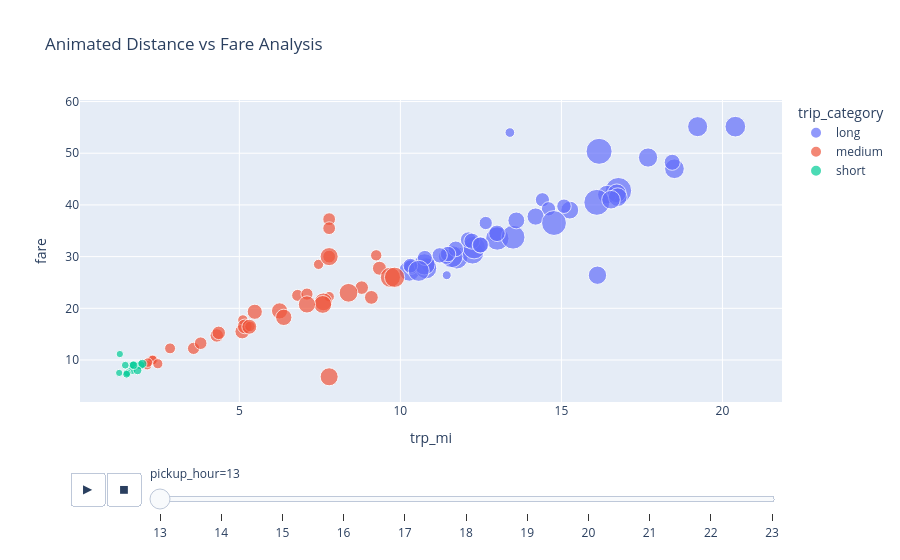

The code cell stored with this chart in its notebook:
### Code cell
#How do trip patterns change over time?
fig = px.scatter(
    df,
    x="trp_mi",
    y="fare",
    size="speed_mph",
    color="trip_category",
    animation_frame="pickup_hour",
    title="Animated Distance vs Fare Analysis"
)

fig.show()

### Figure 1 — Plotly figure (JSON) as saved in the notebook; plotly's stock layout.template omitted (floating-point values rounded to 4 significant figures)
{"data": [{"hovertemplate": "trip_category=long<br>pickup_hour=13<br>trp_mi=%{x}<br>fare=%{y}<br>speed_mph=%{marker.size}<extra></extra>", "legendgroup": "long", "marker": {"color": "#636efa", "size": [38.46, 41.12, 64.68, 19.21, 47.0, 48.96, 46.4, 8.933, 20.66, 67.08, 49.16, 35.38, 32.82, 22.84, 25.96, 64.4, 52.04, 54.0, 7.627, 40.8, 30.52, 37.02, 19.47, 24.22, 24.59, 28.4, 16.87, 21.78, 24.44, 43.2, 23.44, 22.96, 20.11, 59.08, 27.2, 25.0, 33.44, 22.44, 33.5, 32.24, 33.08, 43.0, 26.0, 20.62, 21.52, 42.28, 24.96], "sizemode": "area", "sizeref": 0.1907, "symbol": "circle"}, "mode": "markers", "name": "long", "orientation": "v", "showlegend": true, "type": "scatter", "x": [19.23, 10.28, 16.17, 14.41, 11.75, 12.24, 11.6, 13.4, 10.33, 16.77, 12.29, 17.69, 16.41, 11.42, 12.98, 16.1, 13.01, 13.5, 11.44, 20.4, 15.26, 18.51, 14.6, 12.11, 18.44, 14.2, 12.65, 10.89, 12.22, 10.8, 11.72, 11.48, 15.08, 14.77, 13.6, 12.5, 16.72, 11.22, 16.75, 16.12, 16.54, 10.75, 13.0, 10.31, 10.76, 10.57, 12.48], "xaxis": "x", "y": [55.14, 27.25, 50.37, 41.0, 29.75, 30.75, 30.0, 54.0, 28.0, 42.75, 31.75, 49.17, 42.0, 30.0, 34.25, 40.5, 33.5, 33.75, 26.4, 55.14, 39.0, 47.0, 39.25, 33.25, 48.25, 37.75, 36.5, 28.25, 33.0, 27.75, 31.5, 30.5, 39.75, 36.5, 37.0, 32.25, 42.25, 30.25, 41.5, 26.4, 41.0, 28.5, 34.5, 28.25, 29.75, 27.25, 32.25], "yaxis": "y"}, {"hovertemplate": "trip_category=medium<br>pickup_hour=13<br>trp_mi=%{x}<br>fare=%{y}<br>speed_mph=%{marker.size}<extra></extra>", "legendgroup": "medium", "marker": {"color": "#EF553B", "size": [31.16, 14.32, 9.32, 9.947, 13.62, 12.33, 10.39, 20.36, 30.44, 17.2, 9.2, 15.58, 30.36, 25.0, 10.22, 20.68, 17.6, 14.2, 15.58, 15.58, 10.66, 18.7, 18.2, 31.16, 11.4, 17.44, 15.2, 38.76, 25.52, 28.4, 21.92, 21.24, 8.56, 9.88, 8.64, 39.28, 33.56], "sizemode": "area", "sizeref": 0.1907, "symbol": "circle"}, "mode": "markers", "name": "medium", "orientation": "v", "showlegend": true, "type": "scatter", "x": [7.789, 3.58, 2.33, 7.46, 6.81, 9.25, 7.789, 5.09, 7.61, 4.3, 2.3, 7.789, 7.59, 6.25, 5.11, 5.17, 8.8, 7.1, 7.789, 7.789, 5.33, 9.35, 9.1, 7.789, 2.85, 4.36, 3.8, 9.69, 6.38, 7.1, 5.48, 5.31, 2.14, 2.47, 2.16, 9.82, 8.39], "xaxis": "x", "y": [6.75, 12.25, 10.0, 28.5, 22.5, 30.25, 22.25, 15.5, 21.25, 14.75, 10.0, 37.25, 20.75, 19.5, 17.75, 16.5, 24.0, 22.75, 30.0, 35.5, 16.5, 27.75, 22.11, 30.0, 12.25, 15.25, 13.25, 26.0, 18.25, 20.75, 19.33, 16.43, 9.0, 9.27, 9.5, 26.0, 23.0], "yaxis": "y"}, {"hovertemplate": "trip_category=short<br>pickup_hour=13<br>trp_mi=%{x}<br>fare=%{y}<br>speed_mph=%{marker.size}<extra></extra>", "legendgroup": "short", "marker": {"color": "#00cc96", "size": [6.64, 7.72, 5.08, 6.76, 5.84, 7.96, 7.36, 5.16, 6.88, 6.08, 6.0], "sizemode": "area", "sizeref": 0.1907, "symbol": "circle"}, "mode": "markers", "name": "short", "orientation": "v", "showlegend": true, "type": "scatter", "x": [1.66, 1.93, 1.27, 1.69, 1.46, 1.99, 1.84, 1.29, 1.72, 1.52, 1.5], "xaxis": "x", "y": [8.0, 9.0, 7.5, 9.0, 9.0, 9.25, 8.0, 11.15, 9.0, 7.5, 7.25], "yaxis": "y"}], "layout": {"legend": {"itemsizing": "constant", "title": {"text": "trip_category"}, "tracegroupgap": 0}, "sliders": [{"active": 0, "currentvalue": {"prefix": "pickup_hour="}, "len": 0.9, "pad": {"b": 10, "t": 60}, "steps": [{"args": [["13"], {"frame": {"duration": 0, "redraw": false}, "fromcurrent": true, "mode": "immediate", "transition": {"duration": 0, "easing": "linear"}}], "label": "13", "method": "animate"}, {"args": [["14"], {"frame": {"duration": 0, "redraw": false}, "fromcurrent": true, "mode": "immediate", "transition": {"duration": 0, "easing": "linear"}}], "label": "14", "method": "animate"}, {"args": [["15"], {"frame": {"duration": 0, "redraw": false}, "fromcurrent": true, "mode": "immediate", "transition": {"duration": 0, "easing": "linear"}}], "label": "15", "method": "animate"}, {"args": [["16"], {"frame": {"duration": 0, "redraw": false}, "fromcurrent": true, "mode": "immediate", "transition": {"duration": 0, "easing": "linear"}}], "label": "16", "method": "animate"}, {"args": [["17"], {"frame": {"duration": 0, "redraw": false}, "fromcurrent": true, "mode": "immediate", "transition": {"duration": 0, "easing": "linear"}}], "label": "17", "method": "animate"}, {"args": [["18"], {"frame": {"duration": 0, "redraw": false}, "fromcurrent": true, "mode": "immediate", "transition": {"duration": 0, "easing": "linear"}}], "label": "18", "method": "animate"}, {"args": [["19"], {"frame": {"duration": 0, "redraw": false}, "fromcurrent": true, "mode": "immediate", "transition": {"duration": 0, "easing": "linear"}}], "label": "19", "method": "animate"}, {"args": [["20"], {"frame": {"duration": 0, "redraw": false}, "fromcurrent": true, "mode": "immediate", "transition": {"duration": 0, "easing": "linear"}}], "label": "20", "method": "animate"}, {"args": [["21"], {"frame": {"duration": 0, "redraw": false}, "fromcurrent": true, "mode": "immediate", "transition": {"duration": 0, "easing": "linear"}}], "label": "21", "method": "animate"}, {"args": [["22"], {"frame": {"duration": 0, "redraw": false}, "fromcurrent": true, "mode": "immediate", "transition": {"duration": 0, "easing": "linear"}}], "label": "22", "method": "animate"}, {"args": [["23"], {"frame": {"duration": 0, "redraw": false}, "fromcurrent": true, "mode": "immediate", "transition": {"duration": 0, "easing": "linear"}}], "label": "23", "method": "animate"}], "x": 0.1, "xanchor": "left", "y": 0, "yanchor": "top"}], "title": {"text": "Animated Distance vs Fare Analysis"}, "updatemenus": [{"buttons": [{"args": [null, {"frame": {"duration": 500, "redraw": false}, "fromcurrent": true, "mode": "immediate", "transition": {"duration": 500, "easing": "linear"}}], "label": "&#9654;", "method": "animate"}, {"args": [[null], {"frame": {"duration": 0, "redraw": false}, "fromcurrent": true, "mode": "immediate", "transition": {"duration": 0, "easing": "linear"}}], "label": "&#9724;", "method": "animate"}], "direction": "left", "pad": {"r": 10, "t": 70}, "showactive": false, "type": "buttons", "x": 0.1, "xanchor": "right", "y": 0, "yanchor": "top"}], "xaxis": {"anchor": "y", "domain": [0, 1], "title": {"text": "trp_mi"}}, "yaxis": {"anchor": "x", "domain": [0, 1], "title": {"text": "fare"}}}}
